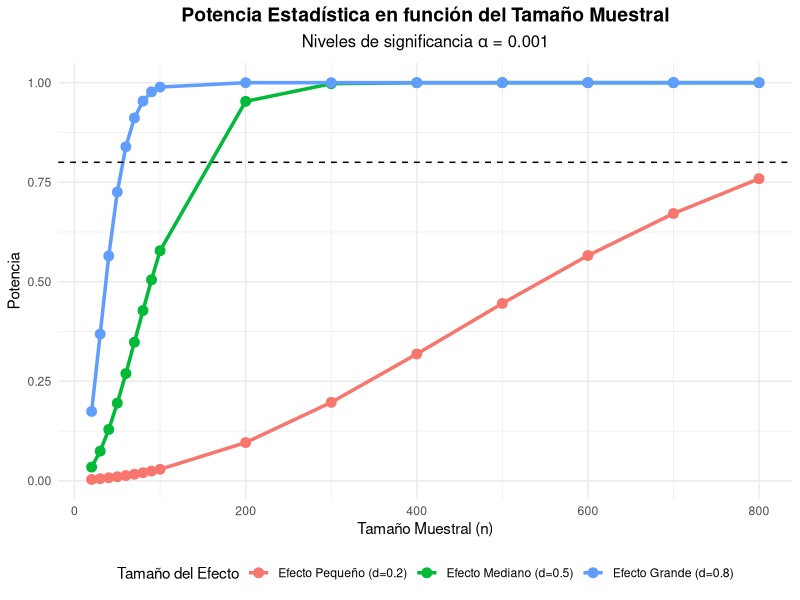

Write R code to recreate this figure.
# Cargar librerías necesarias
library(ggplot2)
library(dplyr)

# Parámetros de la simulación
alpha <- 0.001  # Nivel de significancia
n_values <- c(20, 30, 40, 50, 60, 70, 80, 90, 100, 200, 300, 400, 500, 600, 700, 800)  # Tamaños muestrales
effect_sizes <- c(0.2, 0.5, 0.8)  # Tamaños del efecto (pequeño, mediano, grande)

# Crear un data frame vacío para almacenar los resultados
power_results <- expand.grid(n = n_values, d = effect_sizes)
power_results$power <- NA  # Inicializar la columna de potencia

# Calcular la potencia para cada combinación de tamaño muestral y tamaño del efecto
for (i in 1:nrow(power_results)) {
  power_results$power[i] <- power.t.test(n = power_results$n[i], 
                                         delta = power_results$d[i], 
                                         sd = 1, 
                                         sig.level = alpha, 
                                         type = "two.sample", 
                                         alternative = "two.sided")$power
}

# Convertir el tamaño del efecto en factor para etiquetar curvas
power_results$d <- factor(power_results$d, levels = c(0.2, 0.5, 0.8), 
                          labels = c("Efecto Pequeño (d=0.2)", 
                                     "Efecto Mediano (d=0.5)", 
                                     "Efecto Grande (d=0.8)"))

# Generar el gráfico con ggplot2
plot_potencia <- ggplot(power_results, aes(x = n, y = power, color = d, group = d)) +
  geom_line(size = 1.2) +
  geom_point(size = 3) +
  geom_hline(yintercept = 0.8, linetype = "dashed", color = "black") + 
  labs(title = "Potencia Estadística en función del Tamaño Muestral",
       subtitle = expression(paste("Niveles de significancia ", alpha, " = 0.001")),
       x = "Tamaño Muestral (n)",
       y = "Potencia",
       color = "Tamaño del Efecto") +
  theme_minimal() +
  theme(plot.title = element_text(hjust = 0.5, face = "bold", size = 14),
        plot.subtitle = element_text(hjust = 0.5, size = 12),
        legend.position = "bottom")

# Mostrar el gráfico
print(plot_potencia)
